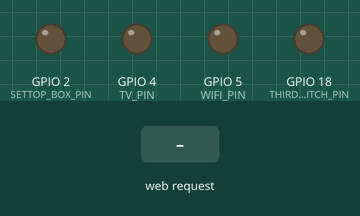
This sketch was run on a simulated ESP32. On the bench: output pins drawn as LEDs (lit = HIGH). Inputs (shaded band) come from the test bench. WiFi joins after 1.5 s; servers stay silent unless stated; what the sketch prints to the serial monitor is not drawn.

Above: at 3.2 s.
3.3 s: HTTP request GET /tv_off received
At 4.0 s:
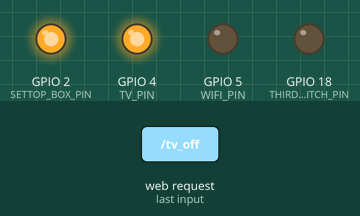
4.8 s: HTTP request GET /third_switch_off received
At 5.2 s:
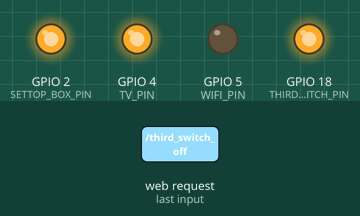
6.3 s: HTTP request GET /tv_on received
At 7.5 s:
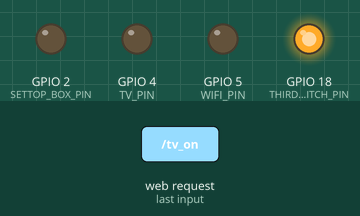
7.8 s: HTTP request GET /third_switch_on received
At 8.6 s:
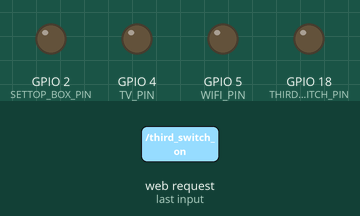
Timing chart, 0 to 10.3 s (numbered marks = the images above; inputs shaded):
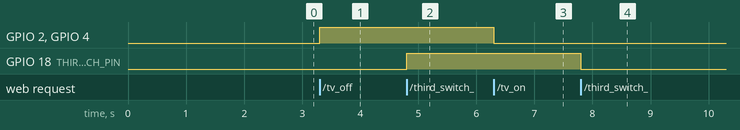

The sketch:

smart_extesion-board.ino
```cpp
#include <WiFi.h>
#include <WebServer.h>

// Replace with your network credentials
const char* ssid = "Manav Shah 4G";
const char* password = "9925717005ms";
int WIFI_PIN = 5;
int TV_PIN = 4;
int SETTOP_BOX_PIN = 2;
int THIRD_SWITCH_PIN = 18;

int WIFI_STATE;
int TV_STATE;
int THIRD_SWITCH_STATE;

// Create an instance of the web server on port 80
WebServer server(80);

String SendHTML(int TV_STATE, int THIRD_SWITCH_STATE) {
  String dynamic_html = "";
  dynamic_html += "<!DOCTYPE html><html lang=\"en\"><head>";
  dynamic_html += "<meta charset=\"UTF-8\">";
  dynamic_html += "<meta name=\"viewport\" content=\"width=device-width, initial-scale=1.0\">";
  dynamic_html += "<title>ESP32 Control Panel</title>";
  dynamic_html += "<style>\n";
  dynamic_html += "html, body, #main-container {height: 100%; width: 100%;}\n";
  dynamic_html += "body {background: rgb(244, 246, 248); background: linear-gradient(35deg, rgb(16, 15, 16) 0%, rgb(32, 31, 32) 100%); margin: 0;}\n";
  dynamic_html += ".button-49,.button-49:after{text-decoration:none;text-align:center;font-size:20px;font-family:'Bebas Neue',sans-serif;border:0;color:#fff;cursor:pointer;letter-spacing:3px;box-shadow:6px 0 0 #fff;outline:transparent;position:relative;user-select:none;-webkit-user-select:none;touch-action:manipulation}\n";
  dynamic_html += ".button-49, .button-49:after {min-width: 300px; line-height: 88px;}\n";
  dynamic_html += "</style>\n";
  dynamic_html += "</head><body>";
  dynamic_html += "<div style=\"display:flex;flex-direction: column; justify-content: center; align-items: center; gap: 20px;\" id=\"main-container\">";
  dynamic_html += "<button class=\"button-49\" style=\"background:green\" role=\"button\">WIFI : ON</button>";
  if (TV_STATE == LOW) {
    dynamic_html += "<a href=\"/tv_off\" class=\"button-49\" style=\"background:green\" role=\"button\">TV : ON</a>";
  } else {
    dynamic_html += "<a href=\"/tv_on\" class=\"button-49\" style=\"background:red\" role=\"button\">TV : OFF</a>";
  }
  if (THIRD_SWITCH_STATE == LOW) {
    dynamic_html += "<a href=\"/third_switch_off\" class=\"button-49\" style=\"background:green\" role=\"button\">3rd Switch : ON</a>";
  } else {
    dynamic_html += "<a href=\"/third_switch_on\" class=\"button-49\" style=\"background:red\" role=\"button\">3rd Switch : OFF</a>";
  }
  dynamic_html += "</div>";
  dynamic_html += "</body></html>";
  return dynamic_html;
}

void base_state() {
    server.send(200, "text/html", SendHTML(TV_STATE, THIRD_SWITCH_STATE));
}

void tv_on() {
    digitalWrite(TV_PIN, LOW);
    digitalWrite(SETTOP_BOX_PIN, LOW);
    TV_STATE = digitalRead(TV_PIN);
    server.send(200, "text/html", SendHTML(TV_STATE, THIRD_SWITCH_STATE));
}

void tv_off() {
    digitalWrite(TV_PIN, HIGH);
    digitalWrite(SETTOP_BOX_PIN, HIGH);
    TV_STATE = digitalRead(TV_PIN);
    server.send(200, "text/html", SendHTML(TV_STATE, THIRD_SWITCH_STATE));
}

void third_switch_on() {
    digitalWrite(THIRD_SWITCH_PIN, LOW);
    THIRD_SWITCH_STATE = digitalRead(THIRD_SWITCH_PIN);
    server.send(200, "text/html", SendHTML(TV_STATE, THIRD_SWITCH_STATE));
}

void third_switch_off() {
    digitalWrite(THIRD_SWITCH_PIN, HIGH);
    THIRD_SWITCH_STATE = digitalRead(THIRD_SWITCH_PIN);
    server.send(200, "text/html", SendHTML(TV_STATE, THIRD_SWITCH_STATE));
}

void setup() {
  // Start Serial Monitor
  Serial.begin(115200);
  pinMode(WIFI_PIN, OUTPUT);
  pinMode(TV_PIN, OUTPUT);
  pinMode(SETTOP_BOX_PIN, OUTPUT);
  pinMode(THIRD_SWITCH_PIN, OUTPUT);

  digitalWrite(WIFI_PIN,LOW);

  WIFI_STATE = digitalRead(WIFI_PIN);
  TV_STATE = digitalRead(TV_PIN);
  THIRD_SWITCH_STATE = digitalRead(THIRD_SWITCH_PIN);


  // Connect to Wi-Fi
  WiFi.begin(ssid, password);
  Serial.print("Connecting to ");
  Serial.print(ssid);

  while (WiFi.status() != WL_CONNECTED) {
    delay(1000);
    Serial.print(".");
  }

  Serial.println("\nConnected to WiFi");
  Serial.print("IP Address: ");
  Serial.println(WiFi.localIP());

  // Define the root URL handling function
  server.on("/", base_state);
  server.on("/tv_on", tv_on);
  server.on("/tv_off", tv_off);
  server.on("/third_switch_on", third_switch_on);
  server.on("/third_switch_off", third_switch_off);

  // Start the server
  server.begin();
  Serial.println("HTTP server started");
}

void loop() {
  // Handle client requests
  server.handleClient();
}
```

Measured:
- after the input at 3.3 s, GPIO 2 (SETTOP_BOX_PIN), GPIO 4 (TV_PIN): LOW → HIGH at once
- after the input at 4.8 s, GPIO 18 (THIRD_SWITCH_PIN): LOW → HIGH at once
- after the input at 6.3 s, GPIO 2 (SETTOP_BOX_PIN), GPIO 4 (TV_PIN): HIGH → LOW at once
- after the input at 7.8 s, GPIO 18 (THIRD_SWITCH_PIN): HIGH → LOW at once
